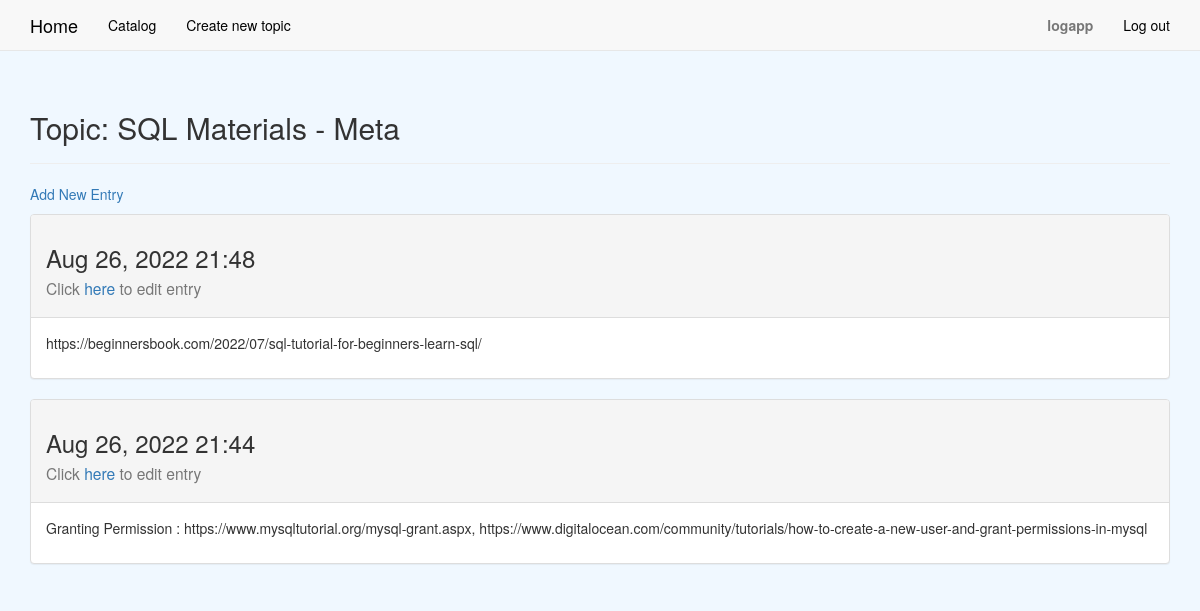
Screenshot of /topics/20/ (signed in) with the database file from the repository.
### learning_logs/models.py (models this page shows, shortened)
class Topic(models.Model):
    text = models.CharField(max_length=500)
    date_added = models.DateTimeField(auto_now_add=True)
    owner = models.ForeignKey(User, null=True, on_delete=models.SET_NULL)
    def __str__(self):
        return self.text

class Entry(models.Model):
    topic = models.ForeignKey(Topic, null=True, on_delete=models.SET_NULL)
    text = models.TextField()
    date_added = models.DateTimeField(auto_now_add=True)
    class Meta:
        verbose_name_plural = 'entries'

### learning_logs/views.py (the view)
# urls.py: path('topics/<int:Topic_id>/', views.topic, name='topic'),
@login_required
def topic(request,Topic_id):
    topic = Topic.objects.get(id=Topic_id)
    if topic.owner != request.user:
        raise Http404
    entries = topic.entry_set.order_by('-date_added')
    context = {
        'topic' : topic,
        'entries' : entries
    }
    return render(request, 'learning_logs/topic.html', context=context)

### learning_logs/template/learning_logs/topic.html (shortened to what this page needs)
{% extends "learning_logs/base.html" %}
{% block header %}
    <h2>
        Topic: {{ topic }}
    </h2>
{% endblock header %}
{% block content %}
<p>
    <a href="{% url 'new_entry' topic.id %}">Add New Entry</a>
</p>
{% for entry in entries %}
    <div class="panel panel-default">
        <div class="panel-heading">
            <h3>
                <p>{{ entry.date_added|date:'M d, Y H:i' }}</p>
                <small>
                    <P>Click <a href="{% url 'edit_entry' entry.id %}">here </a>to edit entry</P>
                </small>
            </h3>
        </div>
        <div class="panel-body">
            {{ entry.text|linebreaks }}
        </div>
    </div>
{% endfor %}
{% endblock content %}

### learning_logs/template/learning_logs/base.html (shortened to what this page needs)
{% load bootstrap3 %}
<!DOCTYPE html>
<html lang="en-US">
    <head>
        {% bootstrap_css %}
    </head>
    <body style="background-color:aliceblue !important;">
        <nav class="navbar navbar-default navbar-static-top">
        <div class="container">
            <div class="navbar-header">
                    <a class="navbar-brand" href="{% url 'Home' %}" style="color: black;">Home</a>
            </div>
            <div id="navbar" class="navbar-collapse collapse">
                <ul class="nav navbar-nav">
                    <li><a href="{% url 'Topic' %}"  style="color: black;">Catalog</a></li>
                </ul>
                <ul class="nav navbar-nav">
                    <li><a href="{% url 'new_topic' %}" style="color: black;">Create new topic</a></li>
                </ul>
                <ul class="nav navbar-nav navbar-right">
                    {% if user.is_authenticated %}
                        <li><a><strong>{{ user.username }}</strong></a></li>
                        <li><a href="{% url 'logout' %}"  style="color: black;">Log out</a></li>
                    {% else %}
                        <li><a href="{% url 'register' %}" style="color: black;">Sign Up</a></li>
                        <li><a href="{% url 'login' %}" style="color: black;">Log in</a></li>
                    {% endif %}
                </ul>
            </div>
        </div>
        </nav>
        <div class="container">
            <div class="page-header">
                {% block header %}
                {% endblock header %}
            </div>
            <div>
                {% block content %}
                {% endblock content %}
            </div>
        </div>
    </body>
</html>

### rows the page displays
Topic: text "SQL Materials - Meta"
Entry: date_added "Aug 26, 2022 21:48", text "https://beginnersbook.com/2022/07/sql-tutorial-for-beginners-learn-sql/"
Entry: date_added "Aug 26, 2022 21:44", text "Granting Permission : https://www.mysqltutorial.org/mysql-grant.aspx, https://www.digitalocean.com/community/tutorials/how-to-create-a-new-user-and-grant-permissions-in-mysql"

### other values shown
{{ user.username }} "logapp"
